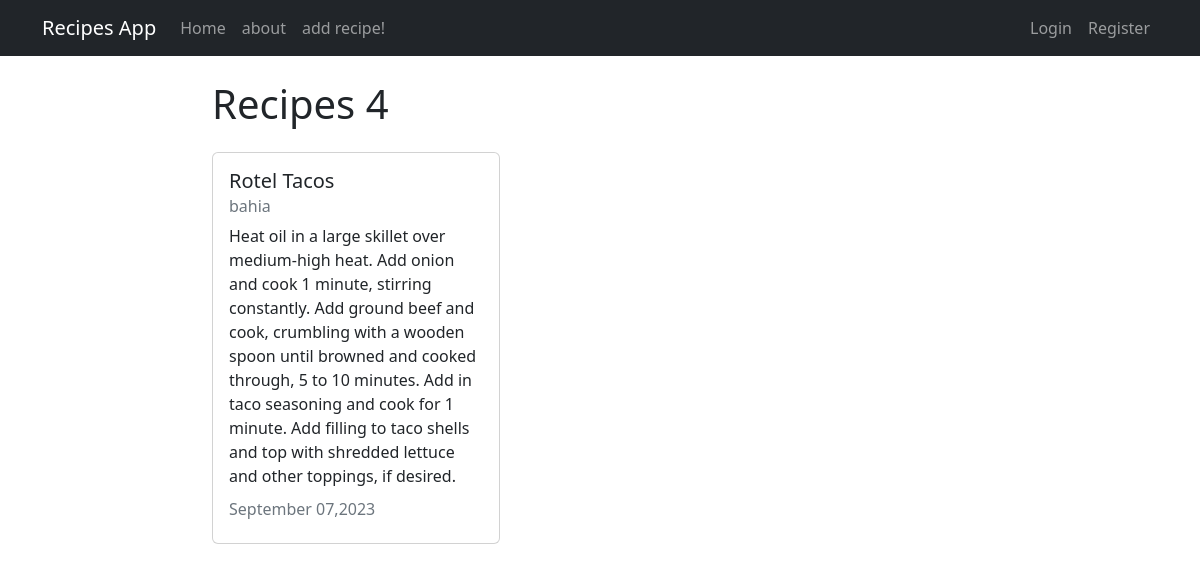
/recipe/4/, run on the app's committed database.
### recipes/models.py (models this page shows, shortened)
class Recipe(models.Model):
    title = models.CharField(max_length=100)
    description = models.TextField()
    created_at = models.DateTimeField(auto_now_add=True)
    updated_at = models.DateTimeField(auto_now=True)
    author = models.ForeignKey(User,on_delete=models.CASCADE, default="")

### recipes/views.py (the view)
# urls.py: path('recipe/<int:pk>/', views.RecipeDetailView.as_view(), name="recipes-detail"),
class RecipeDetailView(DetailView):
    model= models.Recipe
    template_name= "recipes/recipes-detail.html"

### recipes/templates/recipes/recipes-detail.html (shortened to what this page needs)
{% extends 'recipes/base.html'%}
{% block content%}
    <h1>Recipes {{object.id}} </h1>
     <div class="card my-4 " style="width: 18rem;">
        <div class="card-body">
          <h5 class="card-title">{{object.title}}</h5>
          <h6 class="card-subtitle mb-2 text-muted">{{object.author}}</h6>
          <p class="card-text">{{object.description}}</p>
          <h6 class="card-subtitle mb-2 text-muted">{{object.updated_at|date:"F d,Y"}}</h6>
      </div>
{% endblock content%}

### data on the page
Recipe: id "4", title "Rotel Tacos", author "bahia", description "Heat oil in a large skillet over medium-high heat. Add onion and cook 1 minute, stirring constantly. Add ground beef and cook, crumbling with a wooden spoon until browned and cooked through, 5 to 10 minutes. Add in taco seasoning and cook for 1 minute. Add filling to taco shells and top with shredded lettuce and other toppings, if desired.", updated_at "September 07,2023"
